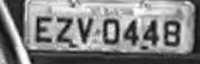
#> input picture computer-vision/data/diagnostics_real/frame_0018_EZV0448/06_preprocess_clahe.jpg, 200 x 64 px
$ python -i image_preprocessor.py   (imports and definitions only)
#> lines starting #> are read from the running program, lines starting #| are printed output that depends on the picture
#> further down, picture is the input picture: shape (64, 200, 3); min 6, max 255, mean 130
"""
Módulo de pré-processamento de imagens de placas para OCR.
Implementa transformações em pipeline com preservação da imagem original,
incluindo escala de cinza, equalização adaptativa (CLAHE), redução de ruído e binarização.
"""

from dataclasses import dataclass
from typing import Optional, Tuple
import cv2
import numpy as np


@dataclass
class PreprocessedImage:
    """Encapsula a imagem original e o resultado processado."""
    original: np.ndarray          # Imagem original BGR sem alterações
    processed: np.ndarray         # Imagem processada (2D ou 3D)
    normalized: np.ndarray        # Array float32 normalizado [0, 1] pronto para o modelo
    target_size: Tuple[int, int]  # (width, height) final


class ImagePreprocessor:
    """
    Pipeline configurável de pré-processamento digital de imagens de placas.
    Melhora o contraste e a legibilidade dos caracteres mantendo a integridade da imagem.
    """

    def __init__(
        self,
        target_width: int = 128,
        target_height: int = 32,
        grayscale: bool = True,
        normalize: bool = True,
        gaussian_blur: bool = True,
        blur_kernel_size: Tuple[int, int] = (3, 3),
        contrast_method: str = "clahe",
        clahe_clip_limit: float = 2.0,
        clahe_tile_grid_size: Tuple[int, int] = (8, 8),
        binarization_enabled: bool = False,
    ):
        self.target_width = target_width
        self.target_height = target_height
        self.grayscale = grayscale
        self.normalize = normalize
        self.gaussian_blur = gaussian_blur
        self.blur_kernel_size = blur_kernel_size
        self.contrast_method = contrast_method.lower()
        self.clahe_clip_limit = clahe_clip_limit
        self.clahe_tile_grid_size = clahe_tile_grid_size
        self.binarization_enabled = binarization_enabled

        # Inicialização do objeto CLAHE
        self._clahe = cv2.createCLAHE(
            clipLimit=self.clahe_clip_limit,
            tileGridSize=self.clahe_tile_grid_size,
        )

    def process(self, image: np.ndarray) -> PreprocessedImage:
        """
        Executa o pipeline completo de pré-processamento.

        Args:
            image: Imagem de entrada (geralmente BGR).

        Returns:
            PreprocessedImage contendo a imagem original e a tratada.
        """
        if image is None or image.size == 0:
            raise ValueError("Imagem fornecida para pré-processamento é nula ou vazia.")

        original = image.copy()
        current = image.copy()

        # 1. Conversão para escala de cinza
        if self.grayscale and len(current.shape) == 3 and current.shape[2] == 3:
            current = cv2.cvtColor(current, cv2.COLOR_BGR2GRAY)

        # 2. Redimensionamento para o tamanho esperado pelo reconhecedor OCR
        current = cv2.resize(
            current,
            (self.target_width, self.target_height),
            interpolation=cv2.INTER_CUBIC if (current.shape[1] < self.target_width) else cv2.INTER_AREA,
        )
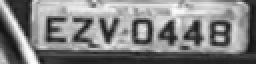
#> current: shape (32, 128) (shown 2 times larger); min 18, max 254, mean 130

        # 3. Ajuste de contraste (CLAHE)
        if self.contrast_method == "clahe":
            if len(current.shape) == 2:
                current = self._clahe.apply(current)
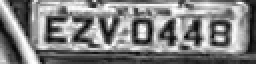
#> current: shape (32, 128) (shown 2 times larger); min 6, max 255, mean 128.6
            else:
                # Para imagem colorida, aplica no canal L do espaço LAB
                lab = cv2.cvtColor(current, cv2.COLOR_BGR2LAB)
                l, a, b = cv2.split(lab)
                cl = self._clahe.apply(l)
                limg = cv2.merge((cl, a, b))
                current = cv2.cvtColor(limg, cv2.COLOR_LAB2BGR)

        # 4. Redução de ruído (filtro Gaussiano)
        if self.gaussian_blur:
            k = self.blur_kernel_size
            # Garantir dimensões ímpares para o kernel
            kx = k[0] if k[0] % 2 != 0 else k[0] + 1
            ky = k[1] if k[1] % 2 != 0 else k[1] + 1
            current = cv2.GaussianBlur(current, (kx, ky), 0)
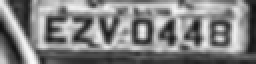
#> current: shape (32, 128) (shown 2 times larger); min 17, max 251, mean 128.9

        # 5. Binarização opcional (Otsu)
        if self.binarization_enabled and len(current.shape) == 2:
            _, current = cv2.threshold(current, 0, 255, cv2.THRESH_BINARY + cv2.THRESH_OTSU)

        # 6. Normalização numérica [0.0, 1.0]
        if self.normalize:
            normalized = current.astype(np.float32) / 255.0
        else:
            normalized = current.astype(np.float32)

        return PreprocessedImage(
            original=original,
            processed=current,
            normalized=normalized,
            target_size=(self.target_width, self.target_height),
        )

    def generate_diagnostic_variants(self, image: np.ndarray) -> dict[str, np.ndarray]:
        """
        Gera variantes intermediárias do recorte da placa para comparação visual e diagnóstico:
        original, escala de cinza, CLAHE, sharpening (unsharp mask) e binarização adaptativa.
        """
        if image is None or image.size == 0:
            return {}

        orig = image.copy()
        resized_bgr = cv2.resize(
            orig,
            (self.target_width, self.target_height),
            interpolation=cv2.INTER_CUBIC if (orig.shape[1] < self.target_width) else cv2.INTER_AREA,
        )
        gray = cv2.cvtColor(resized_bgr, cv2.COLOR_BGR2GRAY) if len(resized_bgr.shape) == 3 else resized_bgr.copy()
        clahe_img = self._clahe.apply(gray)
        blurred = cv2.GaussianBlur(clahe_img, (0, 0), 1.2)
        sharpened = cv2.addWeighted(clahe_img, 1.5, blurred, -0.5, 0)
        adaptive_bin = cv2.adaptiveThreshold(
            clahe_img, 255, cv2.ADAPTIVE_THRESH_GAUSSIAN_C, cv2.THRESH_BINARY, 11, 2
        )
        return {
            "original": orig,
            "grayscale": gray,
            "clahe": clahe_img,
            "sharpened": sharpened,
            "adaptive_binary": adaptive_bin,
        }

>>> import cv2
>>> picture = cv2.imread('../../data/diagnostics_real/frame_0018_EZV0448/06_preprocess_clahe.jpg')
>>> result = ImagePreprocessor().process(picture)
